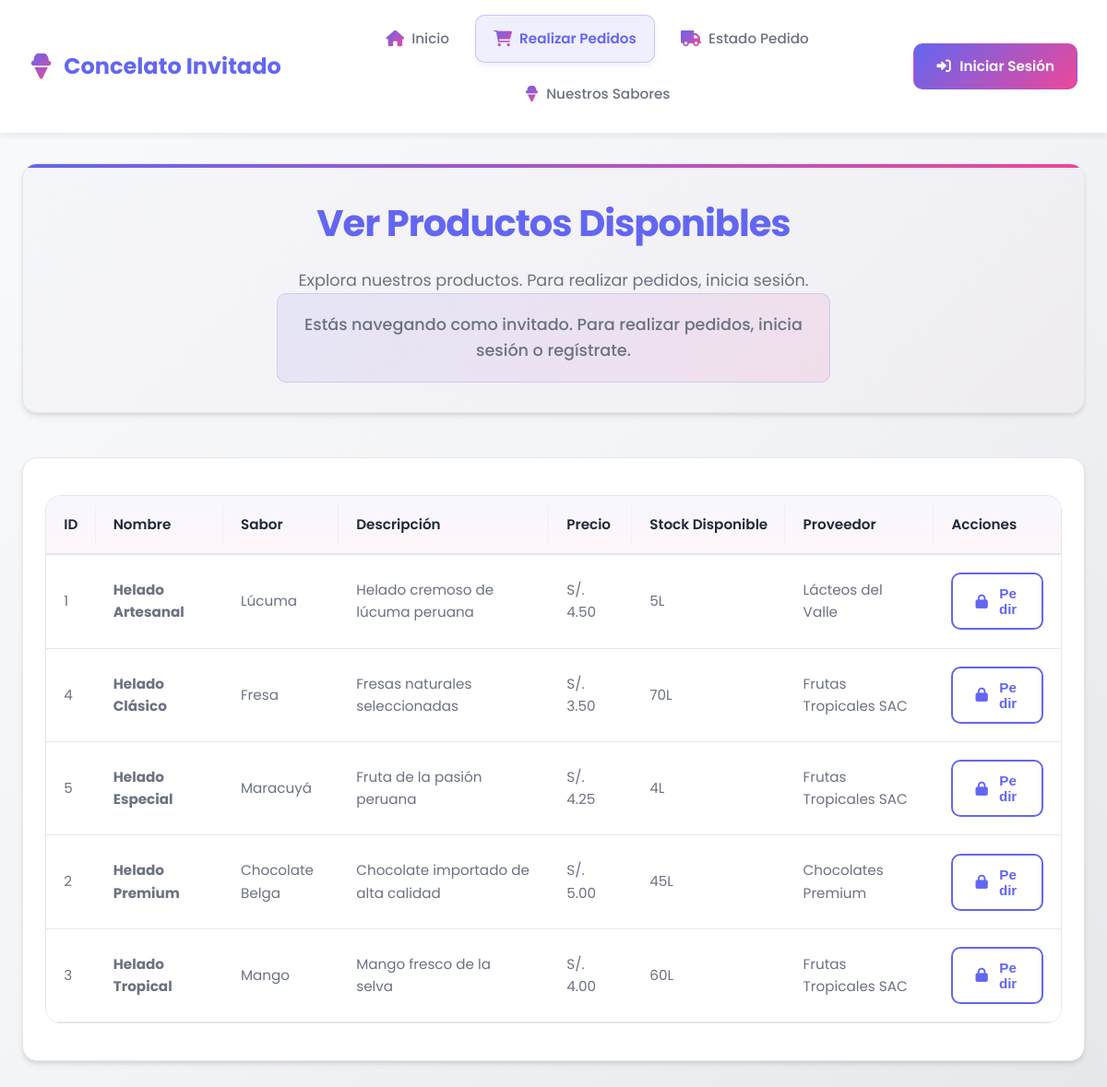
The app's page /paginas/cliente/pedidos.php with its own data.
### tables this page shows
CREATE TABLE `productos` (
  `id_producto` int(11) NOT NULL AUTO_INCREMENT,
  `nombre` varchar(120) NOT NULL,
  `sabor` varchar(60) NOT NULL,
  `descripcion` text DEFAULT NULL,
  `precio` decimal(10,2) NOT NULL CHECK (`precio` >= 0),
  `stock` int(11) NOT NULL DEFAULT 0 CHECK (`stock` >= 0),
  `id_proveedor` int(11) DEFAULT NULL,
  `fecha_registro` date DEFAULT curdate(),
  `activo` tinyint(1) NOT NULL DEFAULT 1,
  PRIMARY KEY (`id_producto`),
  KEY `idx_sabor` (`sabor`),
  KEY `idx_stock` (`stock`),
  KEY `id_proveedor` (`id_proveedor`),
  KEY `idx_productos_activo` (`activo`),
  CONSTRAINT `productos_ibfk_1` FOREIGN KEY (`id_proveedor`) REFERENCES `proveedores` (`id_proveedor`) ON DELETE SET NULL ON UPDATE CASCADE
);

CREATE TABLE `proveedores` (
  `id_proveedor` int(11) NOT NULL AUTO_INCREMENT,
  `empresa` varchar(100) NOT NULL,
  `contacto` varchar(80) NOT NULL,
  `telefono` varchar(30) NOT NULL,
  `correo` varchar(150) DEFAULT NULL,
  `direccion` varchar(200) DEFAULT NULL,
  `fecha_registro` timestamp NOT NULL DEFAULT current_timestamp(),
  PRIMARY KEY (`id_proveedor`)
);

### paginas/cliente/pedidos.php (the view, shortened to what this page needs)
<?php
include_once($_SERVER['DOCUMENT_ROOT'] . '/heladeriacg/conexion/conexion.php');
$logueado = isset($_SESSION['logueado']) && $_SESSION['logueado'] === true;
try {
    $stmt = $pdo->prepare("
        SELECT p.id_producto, p.nombre, p.sabor, p.descripcion, p.precio, p.stock,
               pr.empresa as proveedor_nombre
        FROM productos p
        LEFT JOIN proveedores pr ON p.id_proveedor = pr.id_proveedor
        WHERE p.activo = 1 AND p.stock > 0
        ORDER BY p.nombre
    ");
    $stmt->execute();
    $productos = $stmt->fetchAll(PDO::FETCH_ASSOC);
} catch(PDOException $e) {
    $productos = [];
    error_log("Error al obtener productos para cliente: " . $e->getMessage());
}
?>
<!DOCTYPE html>
<html lang="es">
<head>
    <link rel="stylesheet" href="/heladeriacg/css/cliente/modernos_estilos_cliente.css">
    <link rel="stylesheet" href="https://cdnjs.cloudflare.com/ajax/libs/font-awesome/6.0.0/css/all.min.css">
</head>
<body>
    <div class="cliente-container">
        <header class="cliente-header">
            <div class="header-content-cliente">
                <div class="logo-cliente">
                    <i class="fas fa-ice-cream"></i>
                    <span>Concelato <?php echo $logueado ? 'Cliente' : 'Invitado'; ?></span>
                </div>
                <nav id="cliente-nav" class="cliente-nav">
                    <ul>
                        <li><a href="index.php">
                            <i class="fas fa-home"></i> <span>Inicio</span>
                        </a></li>
                        <li><a href="pedidos.php" class="active">
                            <i class="fas fa-shopping-cart"></i> <span><?php echo $logueado ? 'Mis Pedidos' : 'Realizar Pedidos'; ?></span>
                        </a></li>
                        <li><a href="estado_pedido.php">
                            <i class="fas fa-truck"></i> <span>Estado Pedido</span>
                        </a></li>
                        <li><a href="invitado.php">
                            <i class="fas fa-ice-cream"></i> <span>Nuestros Sabores</span>
                        </a></li>
                    </ul>
                </nav>
                <?php if ($logueado): ?>
                <button class="logout-btn-cliente" onclick="cerrarSesion()">
                    <i class="fas fa-sign-out-alt"></i> <span>Cerrar Sesión</span>
                </button>
                <?php else: ?>
                <a href="../publico/login.php" class="btn-cliente btn-primary-cliente">
                    <i class="fas fa-sign-in-alt"></i> <span>Iniciar Sesión</span>
                </a>
                <?php endif; ?>
            </div>
        </header>
        <main class="cliente-main">
            <div class="welcome-section-cliente">
                <h1><?php echo $logueado ? 'Realizar Pedido' : 'Ver Productos Disponibles'; ?></h1>
                <p><?php echo $logueado ? 'Selecciona los productos que deseas comprar' : 'Explora nuestros productos. Para realizar pedidos, inicia sesión.'; ?></p>
                <?php if (!$logueado): ?>
                <p class="guest-notice">Estás navegando como invitado. Para realizar pedidos, inicia sesión o regístrate.</p>
                <?php endif; ?>
            </div>
            <div class="card-cliente">
                <div class="table-container-cliente">
                    <table class="cliente-table">
                        <thead>
                            <tr>
                                <th>ID</th>
                                <th>Nombre</th>
                                <th>Sabor</th>
                                <th>Descripción</th>
                                <th>Precio</th>
                                <th>Stock Disponible</th>
                                <th>Proveedor</th>
                                <th>Acciones</th>
                            </tr>
                        </thead>
                        <tbody>
                            <?php if (!empty($productos)): ?>
                                <?php foreach ($productos as $producto): ?>
                                <tr>
                                    <td><?php echo $producto['id_producto']; ?></td>
                                    <td><strong><?php echo htmlspecialchars($producto['nombre']); ?></strong></td>
                                    <td><?php echo htmlspecialchars($producto['sabor']); ?></td>
                                    <td><?php echo htmlspecialchars(substr($producto['descripcion'], 0, 50)) . (strlen($producto['descripcion']) > 50 ? '...' : ''); ?></td>
                                    <td>S/. <?php echo number_format($producto['precio'], 2); ?></td>
                                    <td><?php echo $producto['stock']; ?>L</td>
                                    <td><?php echo htmlspecialchars($producto['proveedor_nombre'] ?: 'N/A'); ?></td>
                                    <td>
                                        <?php if ($logueado): ?>
                                        <form method="POST" style="display: inline;">
                                            <input type="hidden" name="accion" value="crear_pedido">
                                            <input type="hidden" name="id_producto" value="<?php echo $producto['id_producto']; ?>">
                                            <input type="number" name="cantidad" value="1" min="1" max="<?php echo $producto['stock']; ?>" style="width: 60px; margin-right: 5px;">
                                            <button type="submit" class="btn-cliente btn-primary-cliente">
                                                <i class="fas fa-shopping-cart"></i> Pedir
                                            </button>
                                        </form>
                                        <?php else: ?>
                                        <button class="btn-cliente btn-outline-cliente" onclick="showLoginPrompt()">
                                            <i class="fas fa-lock"></i> Pedir
                                        </button>
                                        <?php endif; ?>
                                    </td>
                                </tr>
                                <?php endforeach; ?>
                            <?php else: ?>
                                <tr>
                                    <td colspan="8" style="text-align: center;">No hay productos disponibles</td>
                                </tr>
                            <?php endif; ?>
                        </tbody>
                    </table>
                </div>
            </div>
        </main>
    </div>
</body>
</html>

### records on screen
productos: id_producto "1", nombre "Helado Artesanal", sabor "Lúcuma", descripcion "Helado cremoso de lúcuma peruana", precio "4.50", stock "5", id_proveedor.empresa "Lácteos del Valle"
productos: id_producto "4", nombre "Helado Clásico", sabor "Fresa", descripcion "Fresas naturales seleccionadas", precio "3.50", stock "70", id_proveedor.empresa "Frutas Tropicales SAC"
productos: id_producto "5", nombre "Helado Especial", sabor "Maracuyá", descripcion "Fruta de la pasión peruana", precio "4.25", stock "4", id_proveedor.empresa "Frutas Tropicales SAC"
productos: id_producto "2", nombre "Helado Premium", sabor "Chocolate Belga", descripcion "Chocolate importado de alta calidad", precio "5.00", stock "45", id_proveedor.empresa "Chocolates Premium"
productos: id_producto "3", nombre "Helado Tropical", sabor "Mango", descripcion "Mango fresco de la selva", precio "4.00", stock "60", id_proveedor.empresa "Frutas Tropicales SAC"
